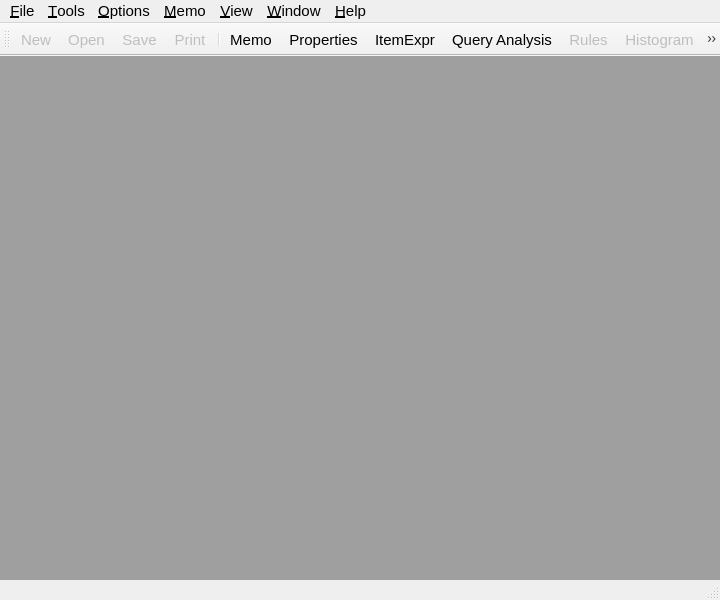
<?xml version="1.0" encoding="UTF-8"?>
<!--
/**
 * Licensed to the Apache Software Foundation (ASF) under one
 * or more contributor license agreements.  See the NOTICE file
 * distributed with this work for additional information
 * regarding copyright ownership.  The ASF licenses this file
 * to you under the Apache License, Version 2.0 (the
 * "License"); you may not use this file except in compliance
 * with the License.  You may obtain a copy of the License at
 *
 *     http://www.apache.org/licenses/LICENSE-2.0
 *
 * Unless required by applicable law or agreed to in writing, software
 * distributed under the License is distributed on an "AS IS" BASIS,
 * WITHOUT WARRANTIES OR CONDITIONS OF ANY KIND, either express or implied.
 * See the License for the specific language governing permissions and
 * limitations under the License.
 */
-->
<ui version="4.0">
 <class>MainWindow</class>
 <widget class="QMainWindow" name="MainWindow">
  <property name="geometry">
   <rect>
    <x>0</x>
    <y>0</y>
    <width>720</width>
    <height>600</height>
   </rect>
  </property>
  <property name="font">
   <font>
    <pointsize>11</pointsize>
   </font>
  </property>
  <property name="windowTitle">
   <string>SQL Compiler Query Debugger</string>
  </property>
  <property name="windowIcon">
   <iconset resource="Resource.qrc">
    <normaloff>:/file/Resource/Main/SQ_Logo.png</normaloff>:/file/Resource/Main/SQ_Logo.png</iconset>
  </property>
  <widget class="QWidget" name="centralWidget">
   <layout class="QVBoxLayout" name="verticalLayoutMidArea">
    <property name="spacing">
     <number>0</number>
    </property>
    <property name="margin">
     <number>0</number>
    </property>
    <item>
     <widget class="QMdiArea" name="mdiArea"/>
    </item>
   </layout>
  </widget>
  <widget class="QMenuBar" name="menuBar">
   <property name="geometry">
    <rect>
     <x>0</x>
     <y>0</y>
     <width>720</width>
     <height>21</height>
    </rect>
   </property>
   <widget class="QMenu" name="menuFile">
    <property name="title">
     <string>&amp;File</string>
    </property>
    <addaction name="actionNew"/>
    <addaction name="actionOpen"/>
    <addaction name="actionClose"/>
    <addaction name="actionSave"/>
    <addaction name="actionSave_As"/>
    <addaction name="separator"/>
    <addaction name="actionPrint"/>
    <addaction name="actionPrint_Preview"/>
    <addaction name="actionPrint_Setup"/>
    <addaction name="separator"/>
    <addaction name="actionRecent_File"/>
    <addaction name="separator"/>
    <addaction name="actionExit"/>
   </widget>
   <widget class="QMenu" name="menuTools">
    <property name="title">
     <string>&amp;Tools</string>
    </property>
    <addaction name="actionMemo"/>
    <addaction name="actionProperties"/>
    <addaction name="actionItemExpr"/>
    <addaction name="actionQuery_Analysis"/>
    <addaction name="actionRules"/>
    <addaction name="actionHistogram"/>
   </widget>
   <widget class="QMenu" name="menuOptions">
    <property name="title">
     <string>&amp;Options</string>
    </property>
    <addaction name="actionContinue"/>
    <addaction name="actionBreakpoints"/>
   </widget>
   <widget class="QMenu" name="menuMemo">
    <property name="title">
     <string>&amp;Memo</string>
    </property>
    <addaction name="actionStepOneTask"/>
    <addaction name="actionStepGrp"/>
    <addaction name="actionStepExpr"/>
    <addaction name="actionStepTaskNum"/>
    <addaction name="actionStepTask"/>
    <addaction name="actionFinishPass"/>
    <addaction name="actionFinish"/>
   </widget>
   <widget class="QMenu" name="menuView">
    <property name="title">
     <string>&amp;View</string>
    </property>
    <addaction name="actionToolbar"/>
    <addaction name="actionStatus_Bar"/>
   </widget>
   <widget class="QMenu" name="menuWindow">
    <property name="title">
     <string>&amp;Window</string>
    </property>
    <addaction name="actionCascade"/>
    <addaction name="actionTile"/>
   </widget>
   <widget class="QMenu" name="menuHelp">
    <property name="title">
     <string>&amp;Help</string>
    </property>
    <addaction name="actionHelp_Topics"/>
    <addaction name="actionAbout_SqlDbg"/>
   </widget>
   <addaction name="menuFile"/>
   <addaction name="menuTools"/>
   <addaction name="menuOptions"/>
   <addaction name="menuMemo"/>
   <addaction name="menuView"/>
   <addaction name="menuWindow"/>
   <addaction name="menuHelp"/>
  </widget>
  <widget class="QToolBar" name="mainToolBar">
   <property name="iconSize">
    <size>
     <width>24</width>
     <height>24</height>
    </size>
   </property>
   <attribute name="toolBarArea">
    <enum>TopToolBarArea</enum>
   </attribute>
   <attribute name="toolBarBreak">
    <bool>false</bool>
   </attribute>
   <addaction name="actionNew"/>
   <addaction name="actionOpen"/>
   <addaction name="actionSave"/>
   <addaction name="actionPrint"/>
   <addaction name="separator"/>
   <addaction name="actionMemo"/>
   <addaction name="actionProperties"/>
   <addaction name="actionItemExpr"/>
   <addaction name="actionQuery_Analysis"/>
   <addaction name="actionRules"/>
   <addaction name="actionHistogram"/>
   <addaction name="separator"/>
   <addaction name="actionContinue"/>
   <addaction name="actionBreakpoints"/>
   <addaction name="separator"/>
   <addaction name="actionStepOneTask"/>
   <addaction name="actionStepTaskNum"/>
   <addaction name="actionStepTask"/>
   <addaction name="actionStepGrp"/>
   <addaction name="actionStepExpr"/>
   <addaction name="actionFinishPass"/>
   <addaction name="actionFinish"/>
   <addaction name="separator"/>
   <addaction name="actionHelp_Topics"/>
   <addaction name="actionAbout_SqlDbg"/>
  </widget>
  <widget class="QStatusBar" name="statusBar">
   <property name="maximumSize">
    <size>
     <width>16777215</width>
     <height>20</height>
    </size>
   </property>
  </widget>
  <action name="actionNew">
   <property name="enabled">
    <bool>false</bool>
   </property>
   <property name="icon">
    <iconset resource="Resource.qrc">
     <normaloff>:/file/R_NEW</normaloff>:/file/R_NEW</iconset>
   </property>
   <property name="text">
    <string>&amp;New</string>
   </property>
   <property name="toolTip">
    <string>Create a new document</string>
   </property>
   <property name="statusTip">
    <string>Create a new document</string>
   </property>
   <property name="shortcut">
    <string>Ctrl+N</string>
   </property>
   <property name="iconVisibleInMenu">
    <bool>false</bool>
   </property>
  </action>
  <action name="actionOpen">
   <property name="enabled">
    <bool>false</bool>
   </property>
   <property name="icon">
    <iconset resource="Resource.qrc">
     <normaloff>:/file/R_OPEN</normaloff>:/file/R_OPEN</iconset>
   </property>
   <property name="text">
    <string>&amp;Open...</string>
   </property>
   <property name="toolTip">
    <string>Open an existing document</string>
   </property>
   <property name="statusTip">
    <string>Open an existing document</string>
   </property>
   <property name="shortcut">
    <string>Ctrl+O</string>
   </property>
   <property name="iconVisibleInMenu">
    <bool>false</bool>
   </property>
  </action>
  <action name="actionClose">
   <property name="enabled">
    <bool>false</bool>
   </property>
   <property name="text">
    <string>&amp;Close</string>
   </property>
   <property name="toolTip">
    <string>Close the active document</string>
   </property>
   <property name="statusTip">
    <string>Close the active document</string>
   </property>
  </action>
  <action name="actionSave">
   <property name="enabled">
    <bool>false</bool>
   </property>
   <property name="icon">
    <iconset resource="Resource.qrc">
     <normaloff>:/file/R_SAVE</normaloff>:/file/R_SAVE</iconset>
   </property>
   <property name="text">
    <string>&amp;Save</string>
   </property>
   <property name="toolTip">
    <string>Save the active document</string>
   </property>
   <property name="statusTip">
    <string>Save the active document</string>
   </property>
   <property name="shortcut">
    <string>Ctrl+S</string>
   </property>
   <property name="iconVisibleInMenu">
    <bool>false</bool>
   </property>
  </action>
  <action name="actionSave_As">
   <property name="enabled">
    <bool>false</bool>
   </property>
   <property name="text">
    <string>Save &amp;As...</string>
   </property>
   <property name="toolTip">
    <string>Save the active document with a new name</string>
   </property>
   <property name="statusTip">
    <string>Save the active document with a new name</string>
   </property>
  </action>
  <action name="actionPrint">
   <property name="enabled">
    <bool>false</bool>
   </property>
   <property name="icon">
    <iconset resource="Resource.qrc">
     <normaloff>:/file/R_PRINT</normaloff>:/file/R_PRINT</iconset>
   </property>
   <property name="text">
    <string>&amp;Print...</string>
   </property>
   <property name="toolTip">
    <string>Change the printing options</string>
   </property>
   <property name="statusTip">
    <string>Change the printing options</string>
   </property>
   <property name="shortcut">
    <string>Ctrl+P</string>
   </property>
   <property name="iconVisibleInMenu">
    <bool>false</bool>
   </property>
  </action>
  <action name="actionPrint_Preview">
   <property name="enabled">
    <bool>false</bool>
   </property>
   <property name="text">
    <string>Print Pre&amp;view</string>
   </property>
   <property name="toolTip">
    <string>Display full pages</string>
   </property>
   <property name="statusTip">
    <string>Display full pages</string>
   </property>
  </action>
  <action name="actionPrint_Setup">
   <property name="enabled">
    <bool>false</bool>
   </property>
   <property name="text">
    <string>P&amp;rint Setup...</string>
   </property>
   <property name="iconText">
    <string>Print Setup</string>
   </property>
   <property name="toolTip">
    <string>Change the printer and printing options</string>
   </property>
   <property name="statusTip">
    <string>Change the printer and printing options</string>
   </property>
  </action>
  <action name="actionRecent_File">
   <property name="enabled">
    <bool>false</bool>
   </property>
   <property name="text">
    <string>Recent File</string>
   </property>
   <property name="toolTip">
    <string>Open this document</string>
   </property>
   <property name="statusTip">
    <string>Open this document</string>
   </property>
  </action>
  <action name="actionExit">
   <property name="enabled">
    <bool>false</bool>
   </property>
   <property name="text">
    <string>E&amp;xit</string>
   </property>
   <property name="iconText">
    <string>Exit</string>
   </property>
   <property name="toolTip">
    <string>Quit the application; prompts to save documents</string>
   </property>
   <property name="statusTip">
    <string>Quit the application; prompts to save documents</string>
   </property>
  </action>
  <action name="actionMemo">
   <property name="icon">
    <iconset resource="Resource.qrc">
     <normaloff>:/file/R_MEMO</normaloff>:/file/R_MEMO</iconset>
   </property>
   <property name="text">
    <string>&amp;Memo...</string>
   </property>
   <property name="toolTip">
    <string>Toggles the Display of Memo View</string>
   </property>
   <property name="statusTip">
    <string>Toggles the Display of Memo View</string>
   </property>
   <property name="shortcut">
    <string>Ctrl+M</string>
   </property>
   <property name="iconVisibleInMenu">
    <bool>true</bool>
   </property>
  </action>
  <action name="actionProperties">
   <property name="icon">
    <iconset resource="Resource.qrc">
     <normaloff>:/file/R_PROPERTY</normaloff>:/file/R_PROPERTY</iconset>
   </property>
   <property name="text">
    <string>&amp;Properties...</string>
   </property>
   <property name="toolTip">
    <string>Displays detailed properties of current node</string>
   </property>
   <property name="statusTip">
    <string>Displays detailed properties of current node</string>
   </property>
   <property name="shortcut">
    <string>Ctrl+T</string>
   </property>
   <property name="iconVisibleInMenu">
    <bool>true</bool>
   </property>
  </action>
  <action name="actionItemExpr">
   <property name="icon">
    <iconset resource="Resource.qrc">
     <normaloff>:/file/R_ITEMEXPR</normaloff>:/file/R_ITEMEXPR</iconset>
   </property>
   <property name="text">
    <string>&amp;ItemExpr...</string>
   </property>
   <property name="toolTip">
    <string>Displays the item expression associated with the current Selected node</string>
   </property>
   <property name="statusTip">
    <string>Displays the item expression associated with the current Selected node</string>
   </property>
   <property name="shortcut">
    <string>Ctrl+I</string>
   </property>
   <property name="iconVisibleInMenu">
    <bool>true</bool>
   </property>
  </action>
  <action name="actionRules">
   <property name="enabled">
    <bool>false</bool>
   </property>
   <property name="icon">
    <iconset resource="Resource.qrc">
     <normaloff>:/file/R_RULE</normaloff>:/file/R_RULE</iconset>
   </property>
   <property name="text">
    <string>&amp;Rules...</string>
   </property>
   <property name="toolTip">
    <string>Displays the list of rules that can be applied</string>
   </property>
   <property name="statusTip">
    <string>Displays the list of rules that can be applied</string>
   </property>
   <property name="shortcut">
    <string>Ctrl+R</string>
   </property>
   <property name="iconVisibleInMenu">
    <bool>true</bool>
   </property>
  </action>
  <action name="actionHistogram">
   <property name="enabled">
    <bool>false</bool>
   </property>
   <property name="icon">
    <iconset resource="Resource.qrc">
     <normaloff>:/file/R_HISTOGRAM</normaloff>:/file/R_HISTOGRAM</iconset>
   </property>
   <property name="text">
    <string>&amp;Histogram...</string>
   </property>
   <property name="toolTip">
    <string>Displays the Histogram details</string>
   </property>
   <property name="statusTip">
    <string>Displays the Histogram details</string>
   </property>
   <property name="shortcut">
    <string>Ctrl+H</string>
   </property>
   <property name="iconVisibleInMenu">
    <bool>true</bool>
   </property>
  </action>
  <action name="actionQuery_Analysis">
   <property name="enabled">
    <bool>true</bool>
   </property>
   <property name="icon">
    <iconset resource="Resource.qrc">
     <normaloff>:/file/R_QUERYANALYSIS</normaloff>:/file/R_QUERYANALYSIS</iconset>
   </property>
   <property name="text">
    <string>&amp;Query Analysis...</string>
   </property>
   <property name="toolTip">
    <string>Display Query Analysis detail</string>
   </property>
   <property name="statusTip">
    <string>Display Query Analysis detail</string>
   </property>
   <property name="shortcut">
    <string>Ctrl+Q</string>
   </property>
   <property name="iconVisibleInMenu">
    <bool>true</bool>
   </property>
  </action>
  <action name="actionContinue">
   <property name="icon">
    <iconset resource="Resource.qrc">
     <normaloff>:/file/R_CONTINUE</normaloff>:/file/R_CONTINUE</iconset>
   </property>
   <property name="text">
    <string>Contin&amp;ue</string>
   </property>
   <property name="toolTip">
    <string>Continue execution and display after next phase of compilation</string>
   </property>
   <property name="statusTip">
    <string>Continue execution and display after next phase of compilation</string>
   </property>
   <property name="shortcut">
    <string>Ctrl+U</string>
   </property>
   <property name="iconVisibleInMenu">
    <bool>true</bool>
   </property>
  </action>
  <action name="actionBreakpoints">
   <property name="icon">
    <iconset resource="Resource.qrc">
     <normaloff>:/file/R_BREAKPOINT</normaloff>:/file/R_BREAKPOINT</iconset>
   </property>
   <property name="text">
    <string>&amp;Breakpoints...</string>
   </property>
   <property name="toolTip">
    <string>Set breakpoints at which you want to display information</string>
   </property>
   <property name="statusTip">
    <string>Set breakpoints at which you want to display information</string>
   </property>
   <property name="shortcut">
    <string>Ctrl+B</string>
   </property>
   <property name="iconVisibleInMenu">
    <bool>true</bool>
   </property>
  </action>
  <action name="actionStepOneTask">
   <property name="enabled">
    <bool>false</bool>
   </property>
   <property name="icon">
    <iconset resource="Resource.qrc">
     <normaloff>:/file/R_STEP</normaloff>:/file/R_STEP</iconset>
   </property>
   <property name="text">
    <string>Step</string>
   </property>
   <property name="toolTip">
    <string>Executes one optimization step</string>
   </property>
   <property name="iconVisibleInMenu">
    <bool>true</bool>
   </property>
  </action>
  <action name="actionStepGrp">
   <property name="enabled">
    <bool>false</bool>
   </property>
   <property name="icon">
    <iconset resource="Resource.qrc">
     <normaloff>:/file/R_STEPGROUP</normaloff>:/file/R_STEPGROUP</iconset>
   </property>
   <property name="text">
    <string>StepGrp</string>
   </property>
   <property name="toolTip">
    <string>Continue execution and stop at specified group</string>
   </property>
   <property name="iconVisibleInMenu">
    <bool>true</bool>
   </property>
  </action>
  <action name="actionStepExpr">
   <property name="enabled">
    <bool>false</bool>
   </property>
   <property name="icon">
    <iconset resource="Resource.qrc">
     <normaloff>:/file/R_STEPEXPR</normaloff>:/file/R_STEPEXPR</iconset>
   </property>
   <property name="text">
    <string>StepExpr</string>
   </property>
   <property name="toolTip">
    <string>Continue execution and stop at specified expression of specified group</string>
   </property>
   <property name="iconVisibleInMenu">
    <bool>true</bool>
   </property>
  </action>
  <action name="actionStepTaskNum">
   <property name="enabled">
    <bool>false</bool>
   </property>
   <property name="icon">
    <iconset resource="Resource.qrc">
     <normaloff>:/file/R_STEPTASKNUM</normaloff>:/file/R_STEPTASKNUM</iconset>
   </property>
   <property name="text">
    <string>StepTaskNum</string>
   </property>
   <property name="toolTip">
    <string>Continue execution and stop at specified task number</string>
   </property>
   <property name="iconVisibleInMenu">
    <bool>true</bool>
   </property>
  </action>
  <action name="actionStepTask">
   <property name="enabled">
    <bool>false</bool>
   </property>
   <property name="icon">
    <iconset resource="Resource.qrc">
     <normaloff>:/file/R_STEPTASK</normaloff>:/file/R_STEPTASK</iconset>
   </property>
   <property name="text">
    <string>StepTask</string>
   </property>
   <property name="toolTip">
    <string>Continue execution and stop at selected task in task list</string>
   </property>
   <property name="statusTip">
    <string>Continue execution and stop at selected task in task list</string>
   </property>
   <property name="iconVisibleInMenu">
    <bool>true</bool>
   </property>
  </action>
  <action name="actionFinishPass">
   <property name="enabled">
    <bool>false</bool>
   </property>
   <property name="icon">
    <iconset resource="Resource.qrc">
     <normaloff>:/file/R_FINISHPASH</normaloff>:/file/R_FINISHPASH</iconset>
   </property>
   <property name="text">
    <string>FinishPass</string>
   </property>
   <property name="toolTip">
    <string>Finish executing current optimization pass</string>
   </property>
   <property name="iconVisibleInMenu">
    <bool>true</bool>
   </property>
  </action>
  <action name="actionFinish">
   <property name="enabled">
    <bool>false</bool>
   </property>
   <property name="icon">
    <iconset resource="Resource.qrc">
     <normaloff>:/file/R_FINISH</normaloff>:/file/R_FINISH</iconset>
   </property>
   <property name="text">
    <string>Finish</string>
   </property>
   <property name="toolTip">
    <string>Finish executing all optimization passes</string>
   </property>
   <property name="iconVisibleInMenu">
    <bool>true</bool>
   </property>
  </action>
  <action name="actionToolbar">
   <property name="checkable">
    <bool>true</bool>
   </property>
   <property name="checked">
    <bool>true</bool>
   </property>
   <property name="text">
    <string>&amp;Toolbar</string>
   </property>
   <property name="toolTip">
    <string>Show or hide the toolbar</string>
   </property>
   <property name="statusTip">
    <string>Show or hide the toolbar</string>
   </property>
  </action>
  <action name="actionStatus_Bar">
   <property name="checkable">
    <bool>true</bool>
   </property>
   <property name="checked">
    <bool>true</bool>
   </property>
   <property name="text">
    <string>&amp;Status Bar</string>
   </property>
   <property name="toolTip">
    <string>Show or hide the status bar</string>
   </property>
   <property name="statusTip">
    <string>Show or hide the status bar</string>
   </property>
  </action>
  <action name="actionNew_Window">
   <property name="text">
    <string>&amp;New Window</string>
   </property>
   <property name="toolTip">
    <string>Open another window for the active document</string>
   </property>
   <property name="statusTip">
    <string>Open another window for the active document</string>
   </property>
  </action>
  <action name="actionCascade">
   <property name="text">
    <string>&amp;Cascade</string>
   </property>
   <property name="toolTip">
    <string>Arrange windows so they overlap</string>
   </property>
   <property name="statusTip">
    <string>Arrange windows so they overlap</string>
   </property>
  </action>
  <action name="actionTile">
   <property name="text">
    <string>&amp;Tile</string>
   </property>
   <property name="toolTip">
    <string>Arrange windows as non-overlapping tiles</string>
   </property>
   <property name="statusTip">
    <string>Arrange windows as non-overlapping tiles</string>
   </property>
  </action>
  <action name="actionArrange_Icons">
   <property name="text">
    <string>&amp;Arrange Icons</string>
   </property>
   <property name="toolTip">
    <string>Arrange icons at the bottom of the window</string>
   </property>
   <property name="statusTip">
    <string>Arrange icons at the bottom of the window</string>
   </property>
  </action>
  <action name="actionSplit">
   <property name="text">
    <string>S&amp;plit</string>
   </property>
   <property name="toolTip">
    <string>Split the active window into panes</string>
   </property>
   <property name="statusTip">
    <string>Split the active window into panes</string>
   </property>
  </action>
  <action name="actionHelp_Topics">
   <property name="icon">
    <iconset resource="Resource.qrc">
     <normaloff>:/file/R_HELP</normaloff>:/file/R_HELP</iconset>
   </property>
   <property name="text">
    <string>&amp;Help Topics</string>
   </property>
   <property name="toolTip">
    <string>List Help topics</string>
   </property>
   <property name="statusTip">
    <string>List Help topics</string>
   </property>
   <property name="iconVisibleInMenu">
    <bool>false</bool>
   </property>
  </action>
  <action name="actionAbout_SqlDbg">
   <property name="icon">
    <iconset resource="Resource.qrc">
     <normaloff>:/file/R_ABOUT</normaloff>:/file/R_ABOUT</iconset>
   </property>
   <property name="text">
    <string>&amp;About SqlDbg...</string>
   </property>
   <property name="toolTip">
    <string>Display program information, version number and copyright</string>
   </property>
   <property name="statusTip">
    <string>Display program information, version number and copyright</string>
   </property>
   <property name="iconVisibleInMenu">
    <bool>false</bool>
   </property>
  </action>
  <action name="actionUpdateMemo">
   <property name="text">
    <string>&amp;UpdateMemo...</string>
   </property>
   <property name="shortcut">
    <string>Ctrl+U</string>
   </property>
  </action>
 </widget>
 <layoutdefault spacing="6" margin="11"/>
 <resources>
  <include location="Resource.qrc"/>
 </resources>
 <connections/>
</ui>
